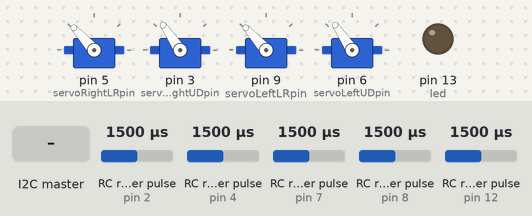
This sketch was run on a simulated Arduino Uno, built with avr-gcc and run on an emulated ATmega328P. Shown: 4 × servo, output pins drawn as LEDs (lit = HIGH). Wiring (inferred from the names in the program): 5 × RC receiver channel: data pin 12 / data pin 2 / data pin 4 / data pin 7 / data pin 8. Inputs (shaded band) come from the test bench; at power-on: RC receiver pulse (sensors on pin 7, pin 8, pin 12, pin 2, pin 4) 1500 µs.

Above: at 1.7 s.
1.8 s: RC receiver pulse (sensor on pin 7) set to 1020 µs
At 3.0 s:
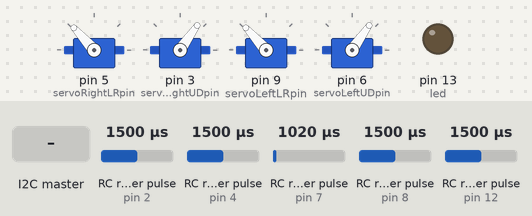
3.3 s: RC receiver pulse (sensor on pin 8) set to 1020 µs
At 3.7 s:
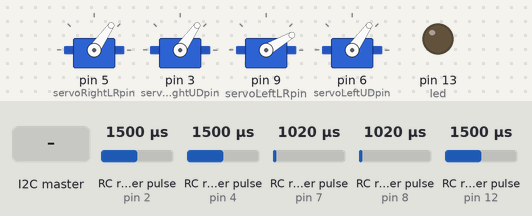
4.8 s: RC receiver pulse (sensor on pin 12) set to 1133 µs
6.3 s: RC receiver pulse (sensor on pin 12) set to 1106 µs
At 6.8 s:
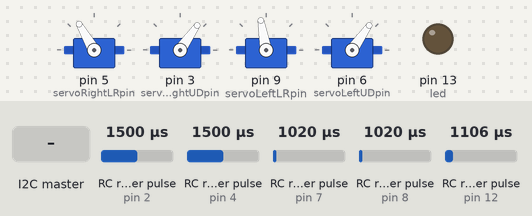
7.8 s: the I2C master sends the byte 1
At 8.9 s:
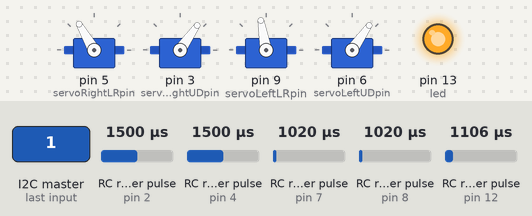
9.3 s: RC receiver pulse (sensor on pin 12) set to 1250 µs
At 9.9 s:
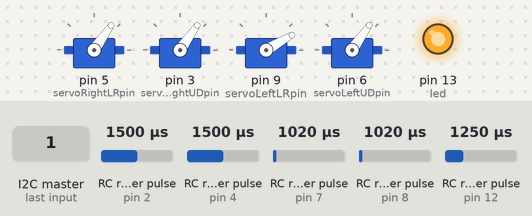
Timing chart, 0 to 11.8 s (numbered marks = the images above; inputs shaded):
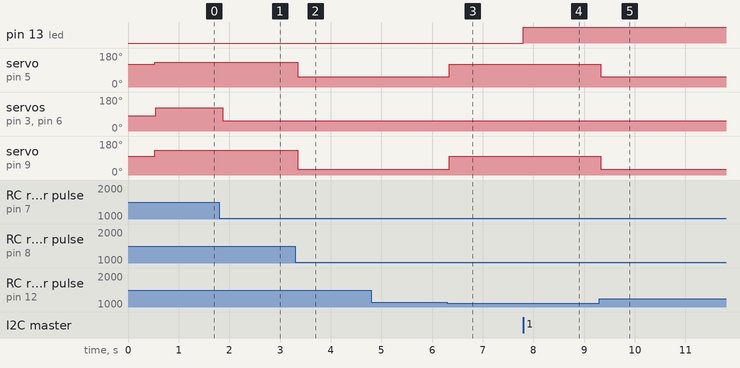

The sketch:

recopter.ino
```cpp
#include <Servo.h>   // Servo
#include <Wire.h>    // I2C


#define SLAVE_ADDRESS 0x04

// I2C stuff
int I2Ccommand = 0;
int state = 0;


// Pin 13 has an LED connected on most Arduino boards.
int led = 13;

//
// Graupner stuff
//
// pins from the RC receiver
int rcPinTakeControl   = 12;
int rcPinEyesLeftRight =  8;
int rcPinEyesUpDown    =  7;
int rcPinSpeech        =  4;
int rcPinMusic         =  2;

int servoLeftValue  = 110;
int servoRightValue = 140;

int ServoValue = 0;

int value = 0;
int newServoValue = 0;

// for storing the last state of the RC switches or knobs
int controlState = 0;
int musicState = 0;
int speechState = 0;

static int NOTCONTROLLED    = 0;
static int REMOTECONTROLLED = 1;

static int MUSICSTOPPED = 0;
static int MUSICPLAYING = 1;
static int MUSICPAUSED  = 2;

// I2C commands from RasPi to read out the RC switches / their stored values in the local variables here
int commandFromRasPi = 0;

static int GETMUSICSWITCH  = 0;
static int GETSPEECHSWITCH = 1;

// a maximum of eight servo objects can be created!
//
Servo servoRightLR;  // create servo object to control a servo
Servo servoRightUD;  // create servo object to control a servo
Servo myservo3;  // create servo object to control a servo > not used, eyebrow
Servo servoLeftLR;  // create servo object to control a servo
Servo servoLeftUD;  // create servo object to control a servo
Servo myservo6;  // create servo object to control a servo > not used, eyebrow

int i = 0;    // variable to store the servo position
int pause = 250;  // for delay in ms

// servo 1
// right eye
// left/right (looking _from_ head head)
static const int servoRightLRpin      =   5;
static const int servoRightLRstart    =  55;    // left     55 ??? left eye from head?!? wtf?
static const int servoRightLRdefault  = 120;    // neutral 120
static const int servoRightLRend      = 180;    // right   180

// servo 2
// right eye
// up/down
static const int servoRightUDpin      =   3;
static const int servoRightUDstart    =  55;    // down     36
static const int servoRightUDdefault  =  80;    // neutral  80
static const int servoRightUDend      = 124;    // up      124

/* servo 3 >>>>>>>>>> not used
 // right eyebrow
 // left/right
 static const int servo3pin      =   6;
 static const int servo3start    =  50;    // right    50
 static const int servo3default  = 100;    // neutral 100
 static const int servo3end      = 136;    // left    136 */

// servo 4
// left eye
// left/right (looking _from_ head head)
static const int servoLeftLRpin      =   9;
static const int servoLeftLRstart    =  30;    // left     30
static const int servoLeftLRdefault  = 100;    // neutral 100
static const int servoLeftLRend      = 155;    // right   155

// servo 5
// left eye
// up/down
static const int servoLeftUDpin      =   6;
static const int servoLeftUDstart    =  55;    // down     36
static const int servoLeftUDdefault  =  80;    // neutral  80
static const int servoLeftUDend      = 124;    // up      124

/* servo 6 >>>>>>>>>> not used
 // left eyebrow
 // left/right
 static const int servo6pin      =  11;
 static const int servo6start    =  42;    // right    42
 static const int servo6default  =  87;    // neutral  87
 static const int servo6end      = 132;    // left    132 */

//! the possible eyes
static const unsigned char LEFTEYE  = 1;
static const unsigned char RIGHTEYE = 2;

//! the possible eyebrows
static const unsigned char LEFTBROW  = 1;
static const unsigned char RIGHTBROW = 2;

//! the possible servo data
static const unsigned char SVSTART   = 0;
static const unsigned char SVEND     = 1;
static const unsigned char SVDEFAULT = 2;
static const unsigned char SVCURRENT = 3;
static const unsigned char SVMIN     = 4;
static const unsigned char SVMAX     = 5;

//! the servo numbers
// +++ do not play around carelessly with these numbers, since we use them later in the eyeRollPos array +++
static const unsigned char SERVO1 = 0;
static const unsigned char SERVO2 = 1;
static const unsigned char SERVO3 = 2;
static const unsigned char SERVO4 = 3;
static const unsigned char SERVO5 = 4;
static const unsigned char SERVO6 = 5;

//! the head directions
static const unsigned char UP         =  0;
static const unsigned char UPLEFT     =  1;
static const unsigned char UPRIGHT    =  2;
static const unsigned char DOWN       =  3;
static const unsigned char DOWNLEFT   =  4;
static const unsigned char DOWNRIGHT  =  5;
static const unsigned char LEFT       =  6;
static const unsigned char RIGHT      =  7;
static const unsigned char FORWARD    =  8;
static const unsigned char NORMAL     =  9; // eyebrow
static const unsigned char CURIOUS    = 10; // eyebrow
static const unsigned char ANGRY      = 11; // eyebrow


//
// General Setup
//
void setup()
{
  // this is for debugging purpuses only
  Serial.begin(9600);

  // initialize the digital pin as an output.
  pinMode(led, OUTPUT);

  //
  // pin init
  //
  // pins which get signal from RC reciever
  pinMode(rcPinTakeControl, INPUT);
  pinMode(rcPinEyesLeftRight, INPUT);
  pinMode(rcPinEyesUpDown, INPUT);
  pinMode(rcPinSpeech, INPUT);
  pinMode(rcPinMusic, INPUT);


  //
  // servo init
  //
  servoRightLR.attach(servoRightLRpin);  // attaches the servo on pin 3 to the servo object
  servoRightUD.attach(servoRightUDpin);  // attaches the servo on pin 9 to the servo object
  //  myservo3.attach(servo3pin);  // attaches the servo on pin 9 to the servo object
  servoLeftLR.attach(servoLeftLRpin);  // attaches the servo on pin 9 to the servo object
  servoLeftUD.attach(servoLeftUDpin);  // attaches the servo on pin 9 to the servo object
  //  myservo6.attach(servo6pin);  // attaches the servo on pin 9 to the servo object

  //  digitalWrite(led, HIGH);   // turn the LED on (HIGH)

  // I2C
  // initialize i2c as slave
  Wire.begin(SLAVE_ADDRESS);

  // define callbacks for i2c communication
  Wire.onReceive(receiveData);
  Wire.onRequest(sendData);

  // eye default position
  look(FORWARD);
  delay(500);
}


void loop()
{
  // -----------------------------------
  // read the overall control switch
  // -----------------------------------
  // read PPM signals from RC receiver
  value = pulseIn(rcPinTakeControl, HIGH);

  // map read values to servo compatible values
  ServoValue = map(value, 1089, 1880, 0, 255);

  // map read values
  if (ServoValue < 10) // off
  {
    // off
    controlState = NOTCONTROLLED;
  }
  else
  {
      // on
    controlState = REMOTECONTROLLED;
  }


  // are we under control?
  if (controlState == NOTCONTROLLED)
  {
    look(DOWN);
  }
  else
  {
    // -----------------------------------
    // look LEFT, RIGHT
    // -----------------------------------
    // read PPM signals from RC receiver
    value = pulseIn(rcPinEyesLeftRight, HIGH);

    // map read values to servo compatible values
    ServoValue = map(value, 1089, 1880, 0, 255);

    // fix servo values to their indidivual maximum
    if (ServoValue < servoRightLRstart)
    {
      newServoValue = servoRightLRstart;
    }
    else
    {
      if (ServoValue > servoRightLRend)
      {
        newServoValue = servoRightLRend;
      }
      else
      {
        newServoValue = ServoValue;
      }
    }

    // write to servo
    // left eye, left/right, watched _from_ head
    servoRightLR.write(newServoValue);


    // fix servo values to their indidivual maximum
    if (ServoValue < servoLeftLRstart)
    {
      newServoValue = servoLeftLRstart;
    }
    else
    {
      if (ServoValue > servoLeftLRend)
      {
        newServoValue = servoLeftLRend;
      }
      else
      {
        newServoValue = ServoValue;
      }
    }

    // write to servo
    // right eye, left/right, watched _from_ head
    servoLeftLR.write(newServoValue);


    // -----------------------------------
    // look UP, DOWN
    // -----------------------------------
    // read PPM signals from RC receiver
    value = pulseIn(rcPinEyesUpDown, HIGH);

    // map read values to servo compatible values
    ServoValue = map(value, 1089, 1880, 0, 255);

    // fix servo values to their indidivual maximum
    if (ServoValue < servoRightUDstart)
    {
      newServoValue = servoRightUDstart;
    }
    else
    {
      if (ServoValue > servoRightUDend)
      {
        newServoValue = servoRightUDend;
      }
      else
      {
        newServoValue = ServoValue;
      }
    }

    // write to servo
    // left eye, up/down, watched _from_ head
    servoRightUD.write(newServoValue);

    // fix servo values to their indidivual maximum
    if (ServoValue < servoLeftUDstart)
    {
      newServoValue = servoLeftUDstart;
    }
    else
    {
      if (ServoValue > servoLeftUDend)
      {
        newServoValue = servoLeftUDend;
      }
      else
      {
        newServoValue = ServoValue;
      }
    }

    // write to servo
    // right eye, up/down, watched _from_ head
    servoLeftUD.write(newServoValue);


    // -----------------------------------
    // read music switch
    // -----------------------------------
    // read PPM signals from RC receiver
    value = pulseIn(rcPinMusic, HIGH);

    // map read values to servo compatible values
    ServoValue = map(value, 1089, 1880, 0, 255);

    // map read values
    if (ServoValue < 10) // off
    {
      musicState = MUSICSTOPPED;
    }
    else
    {
      if ((ServoValue > 100) && (ServoValue < 150))// middle
      {
        musicState = MUSICPLAYING;
      }
      else
      {
        // on
        musicState = MUSICPAUSED;
      }
    }


    // -----------------------------------
    // read speech switch
    // -----------------------------------
    // read PPM signals from RC receiver
    value = pulseIn(rcPinSpeech, HIGH);

    // map read values to servo compatible values
    ServoValue = map(value, 1089, 1880, 0, 255);

    // map read values
    if (ServoValue < 10) // off
    {
      speechState = 0;
    }
    else
    {
      if ((ServoValue > 100) && (ServoValue < 150))// middle
      {
        speechState = 1;
      }
      else
      {
        // on
        speechState = 2;
      }
    }

  } // under remote control

}


void look(unsigned char direction)
{
  static int lastDirection = FORWARD;


  if (direction == UP)
  {
    eye(LEFTEYE, direction);
    eye(RIGHTEYE, direction);

    // store current view direction
    lastDirection = direction;
    return;
  }

  if (direction == UPLEFT)
  {
    eye(LEFTEYE, direction);
    eye(RIGHTEYE, direction);
    eye(RIGHTEYE, direction);

    // store current view direction
    lastDirection = direction;
    return;
  }

  if (direction == UPRIGHT)
  {
    eye(LEFTEYE, direction);
    eye(RIGHTEYE, direction);
    eye(RIGHTEYE, direction);

    // store current view direction
    lastDirection = direction;
    return;
  }

  if (direction == DOWN)
  {
    eye(LEFTEYE, direction);
    eye(RIGHTEYE, direction);
    eye(RIGHTEYE, direction);

    // store current view direction
    lastDirection = direction;
    return;
  }

  if (direction == DOWNLEFT)
  {
    eye(LEFTEYE, direction);
    eye(RIGHTEYE, direction);
    eye(RIGHTEYE, direction);

    // store current view direction
    lastDirection = direction;
    return;
  }

  if (direction == DOWNRIGHT)
  {
    eye(LEFTEYE, direction);
    eye(RIGHTEYE, direction);
    eye(RIGHTEYE, direction);

    // store current view direction
    lastDirection = direction;
    return;
  }

  if (direction == LEFT)
  {
    eye(LEFTEYE, direction);
    eye(RIGHTEYE, direction);
    eye(RIGHTEYE, direction);

    // store current view direction
    lastDirection = direction;
    return;
  }

  if (direction == RIGHT)
  {
    eye(LEFTEYE, direction);
    eye(RIGHTEYE, direction);
    eye(RIGHTEYE, direction);

    // store current view direction
    lastDirection = direction;
    return;
  }

  if (direction == FORWARD)
  {
    eye(LEFTEYE, direction);
    eye(RIGHTEYE, direction);
    eye(RIGHTEYE, direction);

    // store current view direction
    lastDirection = direction;
    return;
  }

  if (direction == NORMAL)
  {
    //		eyebrow(LEFTBROW, direction);
    //		eyebrow(RIGHTBROW, direction);
    eye(RIGHTEYE, direction);

    // store current view direction
    lastDirection = direction;
    return;
  }

  if (direction == CURIOUS)
  {
    //		eyebrow(LEFTBROW, UP);
    //		eyebrow(RIGHTBROW, UP);
    eye(RIGHTEYE, direction);

    // store current view direction
    lastDirection = direction;
    return;
  }

  if (direction == ANGRY)
  {
    //		eyebrow(LEFTBROW, DOWN);
    //		eyebrow(RIGHTBROW, DOWN);
    eye(RIGHTEYE, direction);

    // store current view direction
    lastDirection = direction;
    return;
  }
}


void eye(unsigned char whichEye, unsigned char direction)
{
  // move servo to the start or end position (*not* to the min or max posisiotns!)
  if (direction == UP)
  {
    if (whichEye==LEFTEYE)
    {
      // up
      moveServo(SERVO2, servoRightUDend);
      // default
      moveServo(SERVO1, servoRightLRdefault);
      return;
    }

    if (whichEye==RIGHTEYE)
    {
      // up
      moveServo(SERVO5, servoLeftUDend);
      // default
      moveServo( SERVO4, servoLeftLRdefault);
      return;
    }
    return;
  }

  if (direction == UPLEFT)
  {
    if (whichEye==LEFTEYE)
    {
      // up
      moveServo(SERVO2, servoRightUDend);
      //left
      moveServo(SERVO4, servoLeftLRstart);
      return;
    }

    if (whichEye==RIGHTEYE)
    {
      // up
      moveServo(SERVO5, servoLeftUDend);
      // left
      moveServo(SERVO1, servoRightLRstart);
      return;
    }
    return;
  }

  if (direction == UPRIGHT)
  {
    if (whichEye==LEFTEYE)
    {
      // right
      moveServo(SERVO4, servoLeftLRend);
      // up
      moveServo(SERVO2, servoRightUDend);
      return;
    }

    if (whichEye==RIGHTEYE)
    {
      // up
      moveServo(SERVO5, servoLeftUDend);
      // right
      moveServo(SERVO1, servoRightLRend);
      return;
    }
    return;
  }

  // move servo to the start or end position (*not* to the min or max posisiotns!)
  if (direction == DOWN)
  {
    if (whichEye==LEFTEYE)
    {
      // down
      moveServo(SERVO2, servoRightUDstart);
      // default
      moveServo( SERVO1, servoRightLRdefault);
      return;
    }

    if (whichEye==RIGHTEYE)
    {
      // down
      moveServo(SERVO5, servoLeftUDstart);
      // default
      moveServo(SERVO4, servoLeftLRdefault);
      return;
    }
    return;
  }

  if (direction == DOWNLEFT)
  {
    if (whichEye==LEFTEYE)
    {
      // down
      moveServo(SERVO2, servoRightUDstart);
      // left
      moveServo(SERVO4, servoLeftLRstart);
      return;
    }

    if (whichEye==RIGHTEYE)
    {
      // down
      moveServo(SERVO5, servoLeftUDstart);
      // left
      moveServo(SERVO1, servoRightLRstart);
      return;
    }
    return;
  }

  if (direction == DOWNRIGHT)
  {
    if (whichEye==LEFTEYE)
    {
      // down
      moveServo(SERVO2, servoRightUDstart);
      // right
      moveServo(SERVO4, servoLeftLRend);
      return;
    }

    if (whichEye==RIGHTEYE)
    {
      // down
      moveServo(SERVO5, servoLeftUDstart);
      // right
      moveServo(SERVO1, servoRightLRend);
      return;
    }
    return;
  }

  // move servo to the start or end position (*not* to the min or max posisiotns!)
  if (direction == LEFT)
  {
    if (whichEye==LEFTEYE)
    {
      // left
      moveServo(SERVO4, servoLeftLRstart);
      // default
      moveServo(SERVO2, servoRightUDdefault);
      return;
    }

    if (whichEye==RIGHTEYE)
    {
      // left
      moveServo(SERVO1, servoRightLRstart);
      // default
      moveServo(SERVO5, servoLeftUDdefault);
      return;
    }
    return;
  }

  /*
  // move servo to its maximum end position
   if (direction == LEFTMAX)
   {
   if (whichEye==LEFTEYE)
   {
   //
   moveServo(SERVO4, servoLeftLRstart); // min
   return;
   }

   if (whichEye==RIGHTEYE)
   {
   //
   moveServo(SERVO1, servoRightLRstart); // min
   return;
   }
   return;
   }
   */

  // move servo to the start or end position (*not* to the min or max posisiotns!)
  if (direction == RIGHT)
  {
    //qDebug("right");
    if (whichEye==LEFTEYE)
    {
      // right
      moveServo(SERVO4, servoLeftLRend); // end
      // default
      moveServo(SERVO2, servoRightUDdefault);
      return;
    }

    if (whichEye==RIGHTEYE)
    {
      // right
      moveServo(SERVO1, servoRightLRend); // end
      // default
      moveServo(SERVO5, servoLeftUDdefault);
      return;
    }
    return;
  }

  /*
  // move servo to its maximum end position
   if (direction == RIGHTMAX)
   {
   if (whichEye==LEFTEYE)
   {
   moveServo(SERVO4, servoLeftLRend); // max
   return;
   }

   if (whichEye==RIGHTEYE)
   {
   moveServo(SERVO1, servoRightLRend); // max
   return;
   }
   return;
   }
   */

  if (direction == FORWARD)
  {
    moveServo(SERVO1, servoRightLRdefault);
    moveServo(SERVO2, servoRightUDdefault);

    moveServo(SERVO4, servoLeftLRdefault);
    moveServo(SERVO5, servoLeftUDdefault);
    return;
  }
}


void eyebrow(unsigned char whichBrow, unsigned char direction)
{
  /*
  	if (direction == NORMAL)
   	{
   		if (whichBrow==LEFTBROW)
   		{
   			// default pos
   			moveServo(SERVO3, servo3default);
   			return;
   		}

   		if (whichBrow==RIGHTBROW)
   		{
   			// default pos
   			moveServo(SERVO6, servo6default);
   			return;
   		}
   		return;
   	}

   	if (direction == UP)
   	{
   		if (whichBrow==LEFTBROW)
   		{
   			// inside up
   			moveServo(SERVO3, servo3end);
   			return;
   		}

   		if (whichBrow==RIGHTBROW)
   		{
   			// inside up
   			moveServo(SERVO6, servo6start);
   			return;
   		}
   		return;
   	}

   	if (direction == DOWN)
   	{
   		if (whichBrow==LEFTBROW)
   		{
   			// inside down
   			moveServo(SERVO3, servo3start);
   			return;
   		}

   		if (whichBrow==RIGHTBROW)
   		{
   			// inside down
   			moveServo(SERVO6, servo6end);
   			return;
   		}
   		return;
   	}
   */
}


void rollEye(unsigned char servo, unsigned char hour)
{
  //  Serial.print("Moving to ");
  //  Serial.println(hour);

  //  moveServo(servo, eyeRollPos[servo][hour]);
}


void moveServo(unsigned char servo, unsigned char position)
{
  switch (servo)
  {
  case SERVO1:
    servoRightLR.write(position);
    break;
  case SERVO2:
    servoRightUD.write(position);
    break;
  case SERVO3:
    myservo3.write(position);
    break;
  case SERVO4:
    servoLeftLR.write(position);
    break;
  case SERVO5:
    servoLeftUD.write(position);
    break;
  case SERVO6:
    myservo6.write(position);
    break;
  }
}


// I2C callback for received data
void receiveData(int byteCount)
{

  while(Wire.available())
  {
    // read I2C value
    I2Ccommand = Wire.read();
//    Serial.print("data received: ");
//    Serial.println(I2Ccommand);

    // toggle LED to indicate traffic
    if (state == 0)
    {
        digitalWrite(13, HIGH); // set the LED on
        state = 1;
    }
    else
    {
        digitalWrite(13, LOW); // set the LED off
        state = 0;
    }
  }
}


// I2C callback for sending data
// This is called from the I2C master!
void sendData()
{
    // which command for Arduino?
    if (I2Ccommand == GETSPEECHSWITCH)
    {
      Wire.write(speechState);
      return;
    }

    // which command for Arduino?
    if (I2Ccommand == GETMUSICSWITCH)
    {
      Wire.write(musicState);
      return;
    }

    // unkown command received
    Wire.write(0);
}
```

Measured:
- the behaviour switches between 1120 and 1119 µs on RC receiver pulse (sensor on pin 12) (found by bisection; images 2 and 3)
- after the input at 1.8 s, servo on pin 3 (servoRightUDpin), servo on pin 6 (servoLeftUDpin): 124° → 55° after 0.07 s
- after the input at 3.3 s, servo on pin 5 (servoRightLRpin): 132° → 55° after 0.05 s; servo on pin 9 (servoLeftLRpin): 132° → 30° after 0.05 s
- after the input at 4.8 s, every drawn part: stays the same
- after the input at 6.3 s, servo on pin 5 (servoRightLRpin): 55° → 120° at once; servo on pin 9 (servoLeftLRpin): 30° → 100° at once
- after the input at 7.8 s, pin 13 (led): LOW → HIGH at once
- after the input at 9.3 s, servo on pin 5 (servoRightLRpin): 120° → 55° at once; servo on pin 9 (servoLeftLRpin): 100° → 30° at once
